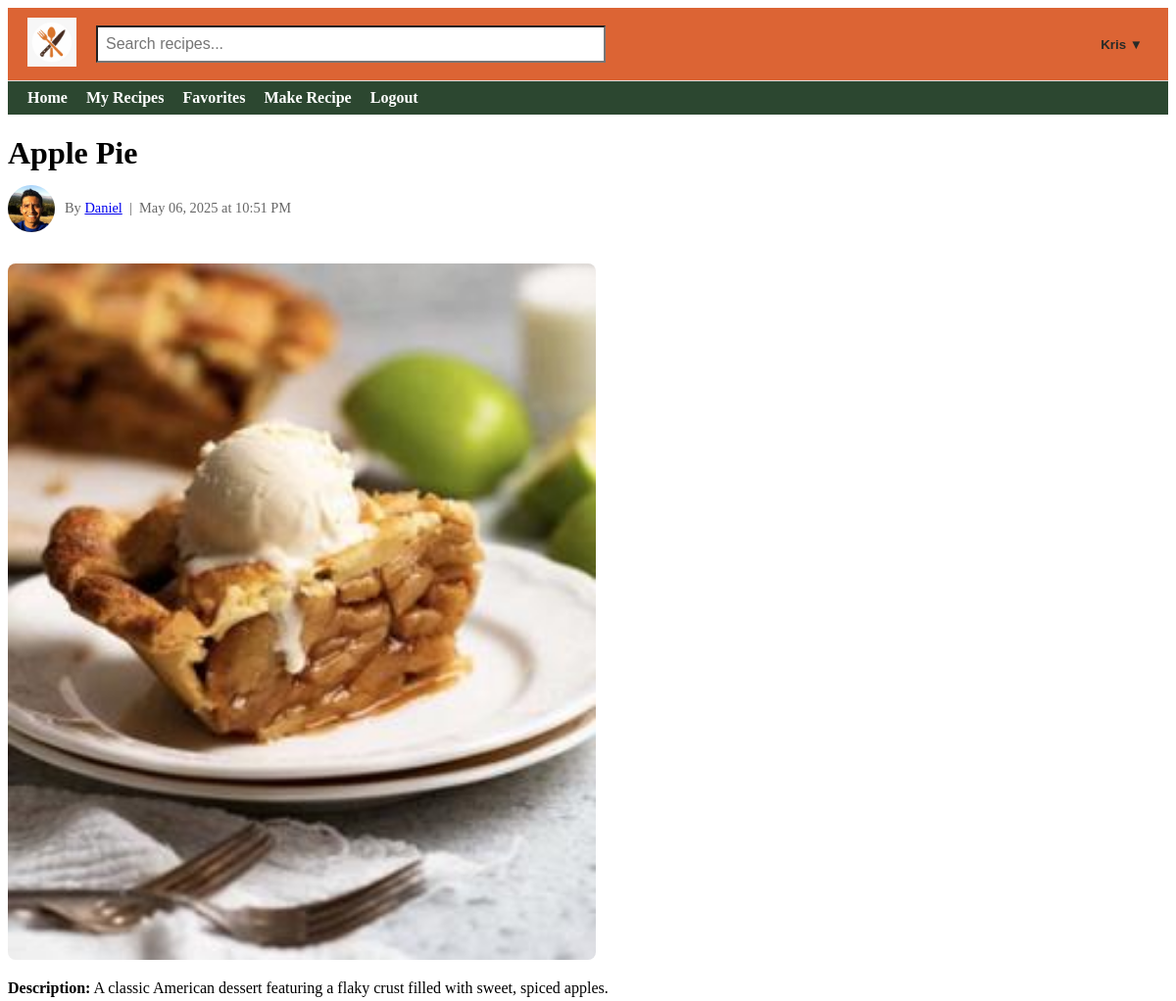
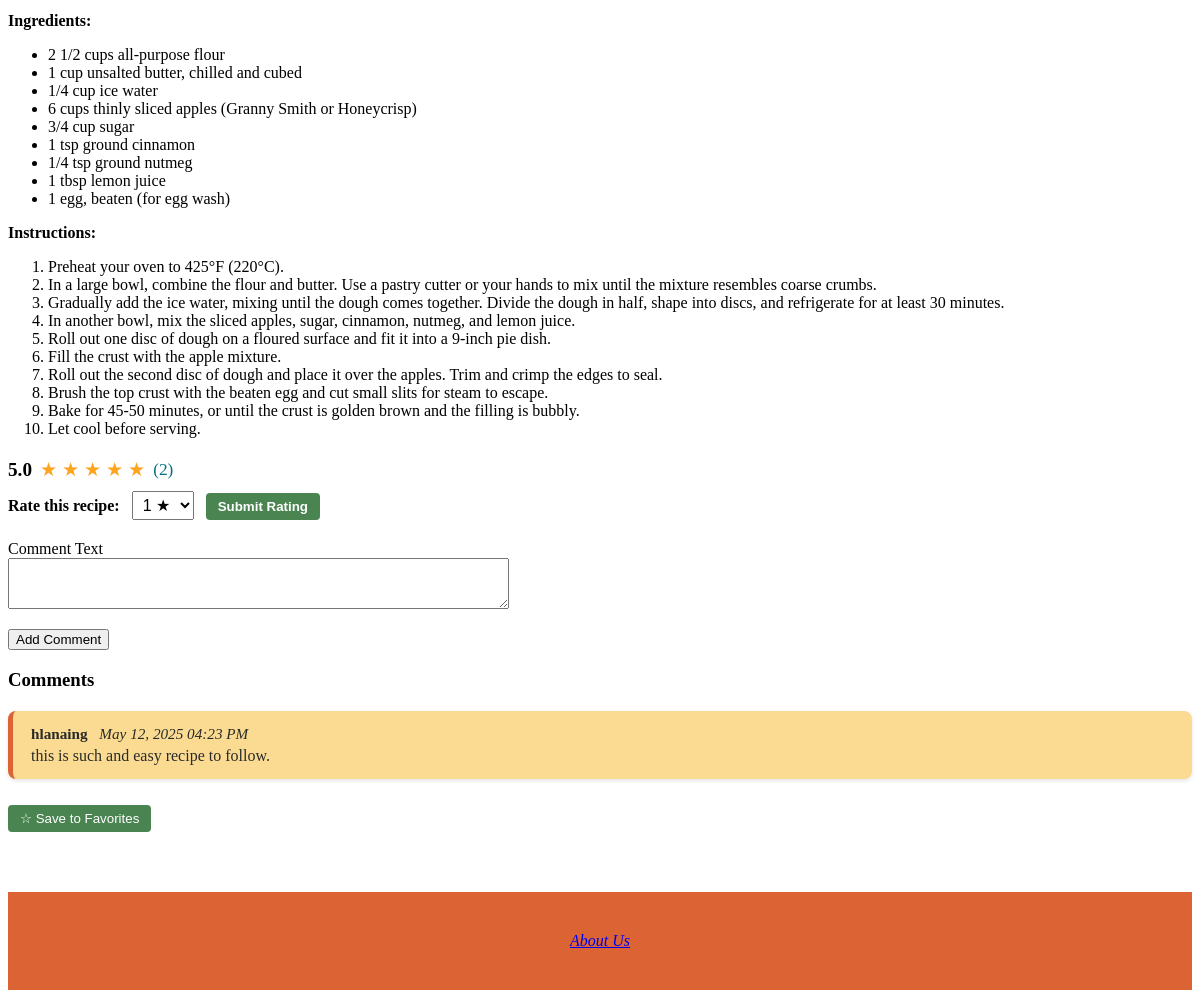
The app's page /recipe/3 (signed in) with its own data (2 pictures, top to bottom).
### app/models.py (models this page shows)
class User(db.Model, UserMixin):
    id = db.Column(db.Integer, primary_key=True)  # Unique user ID
    username = db.Column(db.String(20), unique=True, nullable=False)  # Username
    email = db.Column(db.String(120), unique=True, nullable=False)  # Email address
    password = db.Column(db.String(60), nullable=False)  # Hashed password
    recipes = db.relationship('Recipe', backref='author', lazy=True, overlaps="user,user_recipes")
    profile = db.relationship('Profile', backref='user', uselist=False)  # Relationship to profile (one-to-one)
    favorites = db.relationship(
        'Recipe',
        secondary=favorites,
        backref=db.backref('favorited_by', lazy='dynamic'),
        lazy='dynamic'
    )

class Recipe(db.Model):
    id = db.Column(db.Integer, primary_key=True)
    title = db.Column(db.String(100), nullable=False)
    description = db.Column(db.Text, nullable=False)
    ingredients = db.Column(db.Text, nullable=True)
    instructions = db.Column(db.Text, nullable=True)
    image_filename = db.Column(db.String(120), nullable=True)
    created = db.Column(db.DateTime, default=get_local_time)
    user_id = db.Column(db.Integer, db.ForeignKey('user.id'), nullable=False)
    rating_sum = db.Column(db.Integer, default=0)
    rating_count = db.Column(db.Integer, default=0)
    user = db.relationship('User', backref=db.backref('user_recipes', lazy=True), overlaps="author,recipes")
    comments = db.relationship('Comment', backref=db.backref('recipe', lazy=True)) #Relationship to comments (one-to-many)
    tags = db.relationship(
        'Tag',
        secondary=recipe_tags,
        backref=db.backref('recipes', lazy='dynamic'),
        lazy='dynamic'
    )
    @property
    def average_rating(self):
        if not self.rating_count or not self.rating_sum:
            return None
        return round(self.rating_sum / self.rating_count, 1)

class Profile(db.Model):
    id = db.Column(db.Integer, primary_key=True)
    username = db.Column(db.String(20), unique=True, nullable=False)
    bio = db.Column(db.Text, nullable=True)
    image_filename = db.Column(db.String(120), nullable=True)
    user_id = db.Column(db.Integer, db.ForeignKey('user.id'), nullable=False)

class Comment(db.Model):
    id = db.Column(db.Integer, primary_key=True)
    commenter = db.Column(db.String(20), nullable=False)
    comment_text = db.Column(db.Text, nullable=False)
    created = db.Column(db.DateTime, default=get_local_time)
    recipe_id = db.Column(
        db.Integer,
        db.ForeignKey('recipe.id', name='fk_comment_recipe_id'),
        nullable=False
    )

### app/routes.py (the view, shortened to what this page needs)
@app.route('/recipe/<int:id>', methods=['GET', 'POST'])
def recipe_details(id):
    recipe = Recipe.query.get_or_404(id)
    comments = Comment.query.filter_by(recipe_id=recipe.id).order_by(Comment.created.desc()).all()
    form = CommentForm()
    return render_template('recipe_details.html', recipe=recipe, form=form, comments=comments)

### app/forms.py
class CommentForm(FlaskForm):
    comment = TextAreaField('Comment Text',validators=[DataRequired(), Length(min=10)])
    submit = SubmitField('Add Comment')

### app/routes.py (called while the page is built)
@login_manager.user_loader
def load_user(user_id):
    return User.query.get(int(user_id))

@app.context_processor
def inject_user():
    return dict(current_user=current_user)

### app/templates/recipe_details.html (shortened to what this page needs)
{% extends "base.html" %}
{% block content %}
<h1>{{ recipe.title }}</h1>
<div style="display: flex; align-items: center; gap: 10px; font-size: 0.9em; color: #666; margin-top: -8px; margin-bottom: 16px;">
    {% set profile_img = recipe.user.profile.image_filename if recipe.user.profile and recipe.user.profile.image_filename else 'default_profile.png' %}
    <img src="{{ url_for('static', filename='uploads/' + profile_img) }}"
         alt="Profile image"
         style="width: 48px; height: 48px; object-fit: cover; border-radius: 50%;">
    <span>
        By <a href="{{ url_for('public_profile', user_id=recipe.user.id) }}">{{ recipe.user.username }}</a>
        &nbsp;|&nbsp; {{ recipe.created.strftime('%B %d, %Y at %I:%M %p') }}
    </span>
</div>
{% if recipe.image_filename %}
    <img src="{{ url_for('static', filename='uploads/' + recipe.image_filename) }}"
         alt="{{ recipe.title }}"
         style="width: 100%; max-width: 600px; height: auto; margin-top: 16px; border-radius: 8px;">
{% endif %}
<p><strong>Description:</strong> {{ recipe.description }}</p>
{% if recipe.ingredients %}
    <p><strong>Ingredients:</strong></p>
    <ul>
        {% for ingredient in recipe.ingredients.split('\n') %}
            <li>{{ ingredient }}</li>
        {% endfor %}
    </ul>
{% endif %}
{% if recipe.instructions %}
    <p><strong>Instructions:</strong></p>
    <ol>
        {% for step in recipe.instructions.split('\n') %}
            <li>{{ step }}</li>
        {% endfor %}
    </ol>
{% endif %}
{% if recipe.average_rating %}
<div style="display: flex; align-items: center; gap: 8px; font-size: 1.2em; margin: 20px 0 10px;">
    <span><strong>{{ recipe.average_rating }}</strong></span>
    <span style="color: #FFA41C;">
        {% for i in range(1, 6) %}
            {% if recipe.average_rating >= i %}
                ★
            {% elif recipe.average_rating > i - 1 %}
                <span style="position: relative; display: inline-block;">
                    <span style="color: #FFA41C;">★</span>
                    <span style="position: absolute; left: 0; color: lightgray; width: 50%; overflow: hidden;">★</span>
                </span>
            {% else %}
                <span style="color: lightgray;">★</span>
            {% endif %}
        {% endfor %}
    </span>
    <span style="font-size: 0.9em; color: #007185;">({{ recipe.rating_count }})</span>
</div>
{% else %}
<p style="font-style: italic;">Not rated yet</p>
{% endif %}
{% if current_user.is_authenticated %}
<form action="{{ url_for('rate_recipe', id=recipe.id) }}" method="POST" style="margin-bottom: 20px;">
    <label for="rating"><strong>Rate this recipe:</strong></label>
    <select name="rating" id="rating" style="font-size: 1em; padding: 4px 6px; margin: 0 8px;">
        {% for i in range(1, 6) %}
            <option value="{{ i }}">{{ i }} ★</option>
        {% endfor %}
    </select>
    <button type="submit" style="
        background-color: #4A8451;
        border: none;
        padding: 6px 12px;
        color: #FFFFFF;
        font-weight: bold;
        border-radius: 4px;
        cursor: pointer;
    ">Submit Rating</button>
</form>
{% endif %}
{% if current_user.is_authenticated %}
<form method="POST">
    <p>
        {{ form.comment.label }}<br>
        {{ form.comment(rows=3, cols=60) }}
    </p>
    <p>{{ form.submit() }}</p>
</form>
{% else %}
    <p><em>Log in to leave a comment.</em></p>
{% endif %}
<h3>Comments</h3>
<div style="margin-top: 20px;">
    {% for comment in comments %}
        <div style="
            background-color: #FBDB92;
            color: #282B28;
            margin-bottom: 16px;
            padding: 14px 18px;
            border-left: 5px solid #dc6434;
            border-radius: 8px;
            box-shadow: 0 2px 4px rgba(0,0,0,0.1);
        ">
            <div style="font-weight: bold; font-size: 0.95em; margin-bottom: 4px;">
                {{ comment.commenter }}
                <span style="font-style: italic; font-weight: normal; margin-left: 8px;">
                    {{ comment.created.strftime('%B %d, %Y %I:%M %p') }}
                </span>
            </div>
            <p style="margin: 0;">{{ comment.comment_text }}</p>
        </div>
    {% else %}
        <p style="font-style: italic;">No comments yet. Be the first to comment!</p>
    {% endfor %}
</div>
    {% if current_user.is_authenticated %}
        <form method="POST" action="{% if recipe in current_user.favorites %}{{ url_for('unfavorite_recipe', recipe_id=recipe.id) }}{% else %}{{ url_for('favorite_recipe', recipe_id=recipe.id) }}{% endif %}">
            <button type="submit" style="margin-top: 10px; background-color: #4A8451; color: #FFFFFF; border: none; padding: 6px 12px; border-radius: 4px; cursor: pointer;">
                {% if recipe in current_user.favorites %}
                    ★ Unfavorite
                {% else %}
                    ☆ Save to Favorites
                {% endif %}
            </button>
        </form>
    {% endif %}
{% endblock %}

### app/templates/base.html (shortened to what this page needs)
<!DOCTYPE html>
<html lang="en">
<head>
</head>
<body>
    <div class="top-navbar">
        <div class="logo">
            <a href="{{ url_for('home') }}">
                <img src="{{ url_for('static', filename='uploads/spoon2.png') }}" alt="Recipe App Logo">
            </a>
        </div>
        <div class="search-bar">
            <form action="{{ url_for('visitor_recipes') }}" method="get">
                <input type="text" name="q" placeholder="Search recipes...">
            </form>
        </div>
        <div class="login-link">
            {% if current_user.is_authenticated %}
                <div class="dropdown">
                    <button class="dropdown-toggle">{{ current_user.username }} ▼</button>
                </div>
            {% elif session.get('visitor_email') %}
                <a href="{{ url_for('logout') }}">Exit Visitor Mode</a>
            {% else %}
                <a href="{{ url_for('login') }}">Login</a>
            {% endif %}
        </div>
    </div>
    <div class="bottom-navbar">
    <a href="{{ url_for('home') }}" {% if request.endpoint == 'home' %}class="active"{% endif %}>Home</a>
    {% if current_user.is_authenticated %}
        <a href="{{ url_for('recipes') }}" {% if request.endpoint == 'recipes' %}class="active"{% endif %}>My Recipes</a>
        <a href="{{ url_for('view_favorites') }}" {% if request.endpoint == 'view_favorites' %}class="active"{% endif %}>Favorites</a>
        <a href="{{ url_for('make_recipe') }}" {% if request.endpoint == 'make_recipe' %}class="active"{% endif %}>Make Recipe</a>
        <a href="{{ url_for('logout') }}">Logout</a>
    {% elif session.get('visitor_email') %}
        <a href="{{ url_for('visitor_recipes') }}" {% if request.endpoint == 'visitor_recipes' %}class="active"{% endif %}>Visitor Recipes</a>
        <a href="{{ url_for('logout') }}">Exit Visitor Mode</a>
    {% else %}
        <a href="{{ url_for('login') }}" {% if request.endpoint == 'login' %}class="active"{% endif %}>Login</a>
        <a href="{{ url_for('register') }}" {% if request.endpoint == 'register' %}class="active"{% endif %}>Register</a>
    {% endif %}
    </div>
    {% block content %}{% endblock %}
    <footer>
    <a href="{{ url_for('about_us') }}">About Us</a>
</footer>
</body>
</html>

### app/templates/base.html (style rules this page uses)
.top-navbar { display: flex; align-items: center; justify-content: space-between; padding: 10px 20px; background-color: #dc6434; border-bottom: 1px solid #ddd; }
.top-navbar .logo img { height: 50px; }
.top-navbar .search-bar { flex: 1; margin: 0 20px; }
.top-navbar .search-bar input[type="text"] { width: 50%; padding: 8px; font-size: 16px; background-color: #ffffff }
.bottom-navbar { background-color: #2c4730; padding: 8px 20px; }
.bottom-navbar a { margin-right: 15px; text-decoration: none; font-weight: bold; color: #ffffff; }
footer { margin-top: 60px; padding: 40px 20px; text-align: center; background-color: #dc6434; color: #fbdb92; font-style: italic; }
.dropdown { position: relative; display: inline-block; }
.dropdown-toggle { background: none; border: none; font-weight: bold; cursor: pointer; color: #282B28; }

### records on screen
User: username "Kris"
Recipe: title "Apple Pie", created "May 06, 2025 at 10:51 PM", image_filename (picture), description "A classic American dessert featuring a flaky crust filled with sweet, spiced apples.", average_rating "5.0", rating_count "2"
Profile: image_filename (picture)
User: user.username "Daniel"
Comment: commenter "hlanaing", created "May 12, 2025 04:23 PM", comment_text "this is such and easy recipe to follow."

### other values on screen
{{ ingredient }} "2 1/2 cups all-purpose flour" "1 cup unsalted butter, chilled and cubed" "1/4 cup ice water" "6 cups thinly sliced apples (Granny Smith or Honeycrisp)" "3/4 cup sugar" "1 tsp ground cinnamon" "1/4 tsp ground nutmeg" "1 tbsp lemon juice" "1 egg, beaten (for egg wash)"
{{ step }} "Preheat your oven to 425°F (220°C)." "In a large bowl, combine the flour and butter. Use a pastry cutter or your hands to mix until the mixture resembles coarse crumbs." "Gradually add the ice water, mixing until the dough comes together. Divide the dough in half, shape into discs, and refrigerate for at least 30 minutes." "In another bowl, mix the sliced apples, sugar, cinnamon, nutmeg, and lemon juice." "Roll out one disc of dough on a floured surface and fit it into a 9-inch pie dish." "Fill the crust with the apple mixture." "Roll out the second disc of dough and place it over the apples. Trim and crimp the edges to seal." "Brush the top crust with the beaten egg and cut small slits for steam to escape." "Bake for 45-50 minutes, or until the crust is golden brown and the filling is bubbly." "Let cool before serving."
form field rating "1 ★"
